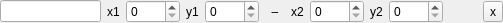
<?xml version="1.0" encoding="UTF-8"?>
<ui version="4.0">
 <class>Form</class>
 <widget class="QWidget" name="Form">
  <property name="geometry">
   <rect>
    <x>0</x>
    <y>0</y>
    <width>503</width>
    <height>23</height>
   </rect>
  </property>
  <property name="windowTitle">
   <string>Form</string>
  </property>
  <layout class="QHBoxLayout" name="horizontalLayout">
   <property name="margin">
    <number>0</number>
   </property>
   <item>
    <widget class="QLineEdit" name="nameBox">
     <property name="sizePolicy">
      <sizepolicy hsizetype="Fixed" vsizetype="Fixed">
       <horstretch>0</horstretch>
       <verstretch>0</verstretch>
      </sizepolicy>
     </property>
     <property name="minimumSize">
      <size>
       <width>100</width>
       <height>0</height>
      </size>
     </property>
    </widget>
   </item>
   <item>
    <widget class="QLabel" name="label_2">
     <property name="sizePolicy">
      <sizepolicy hsizetype="Fixed" vsizetype="Preferred">
       <horstretch>0</horstretch>
       <verstretch>0</verstretch>
      </sizepolicy>
     </property>
     <property name="text">
      <string>x1</string>
     </property>
    </widget>
   </item>
   <item>
    <widget class="QSpinBox" name="x1Box">
     <property name="maximum">
      <number>9999</number>
     </property>
    </widget>
   </item>
   <item>
    <widget class="QLabel" name="label_4">
     <property name="sizePolicy">
      <sizepolicy hsizetype="Fixed" vsizetype="Preferred">
       <horstretch>0</horstretch>
       <verstretch>0</verstretch>
      </sizepolicy>
     </property>
     <property name="text">
      <string>y1</string>
     </property>
    </widget>
   </item>
   <item>
    <widget class="QSpinBox" name="y1Box">
     <property name="maximum">
      <number>9999</number>
     </property>
    </widget>
   </item>
   <item>
    <widget class="QLabel" name="label">
     <property name="text">
      <string>  –  </string>
     </property>
    </widget>
   </item>
   <item>
    <widget class="QLabel" name="label_3">
     <property name="sizePolicy">
      <sizepolicy hsizetype="Fixed" vsizetype="Preferred">
       <horstretch>0</horstretch>
       <verstretch>0</verstretch>
      </sizepolicy>
     </property>
     <property name="text">
      <string>x2</string>
     </property>
    </widget>
   </item>
   <item>
    <widget class="QSpinBox" name="x2Box">
     <property name="maximum">
      <number>9999</number>
     </property>
    </widget>
   </item>
   <item>
    <widget class="QLabel" name="label_5">
     <property name="sizePolicy">
      <sizepolicy hsizetype="Fixed" vsizetype="Preferred">
       <horstretch>0</horstretch>
       <verstretch>0</verstretch>
      </sizepolicy>
     </property>
     <property name="text">
      <string>y2</string>
     </property>
    </widget>
   </item>
   <item>
    <widget class="QSpinBox" name="y2Box">
     <property name="maximum">
      <number>9999</number>
     </property>
    </widget>
   </item>
   <item>
    <spacer name="horizontalSpacer">
     <property name="orientation">
      <enum>Qt::Horizontal</enum>
     </property>
     <property name="sizeHint" stdset="0">
      <size>
       <width>40</width>
       <height>20</height>
      </size>
     </property>
    </spacer>
   </item>
   <item>
    <widget class="QToolButton" name="delBtn">
     <property name="text">
      <string>x</string>
     </property>
    </widget>
   </item>
  </layout>
 </widget>
 <resources/>
 <connections/>
</ui>
